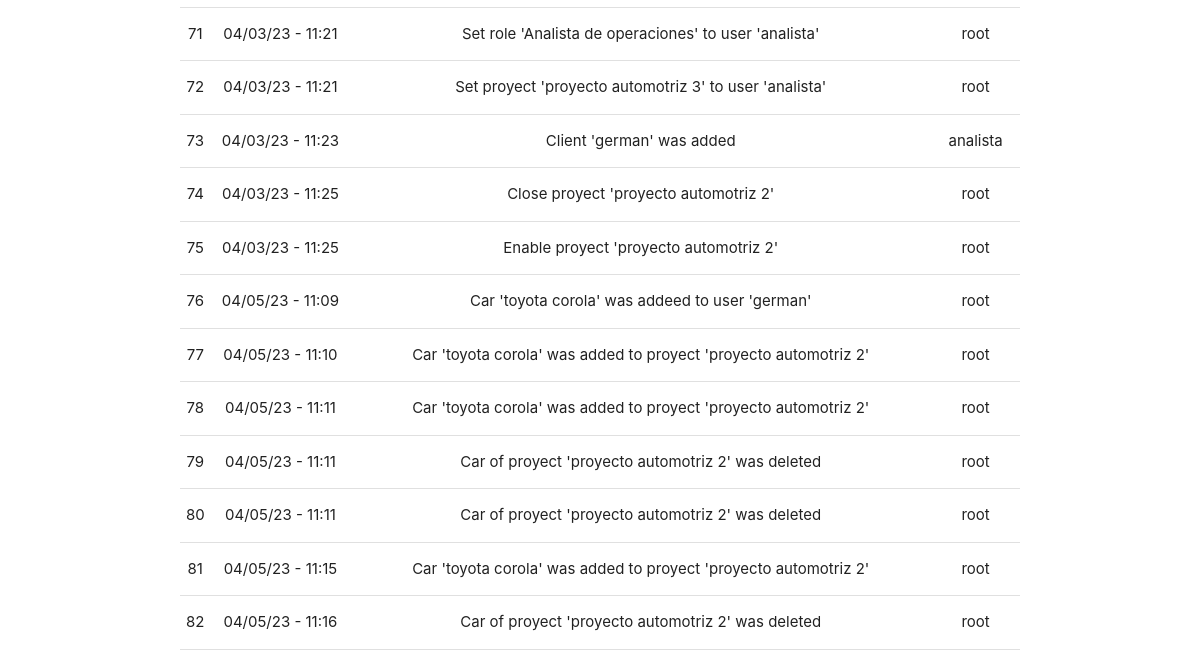
The app's page /logger (signed in, lower part), older data.
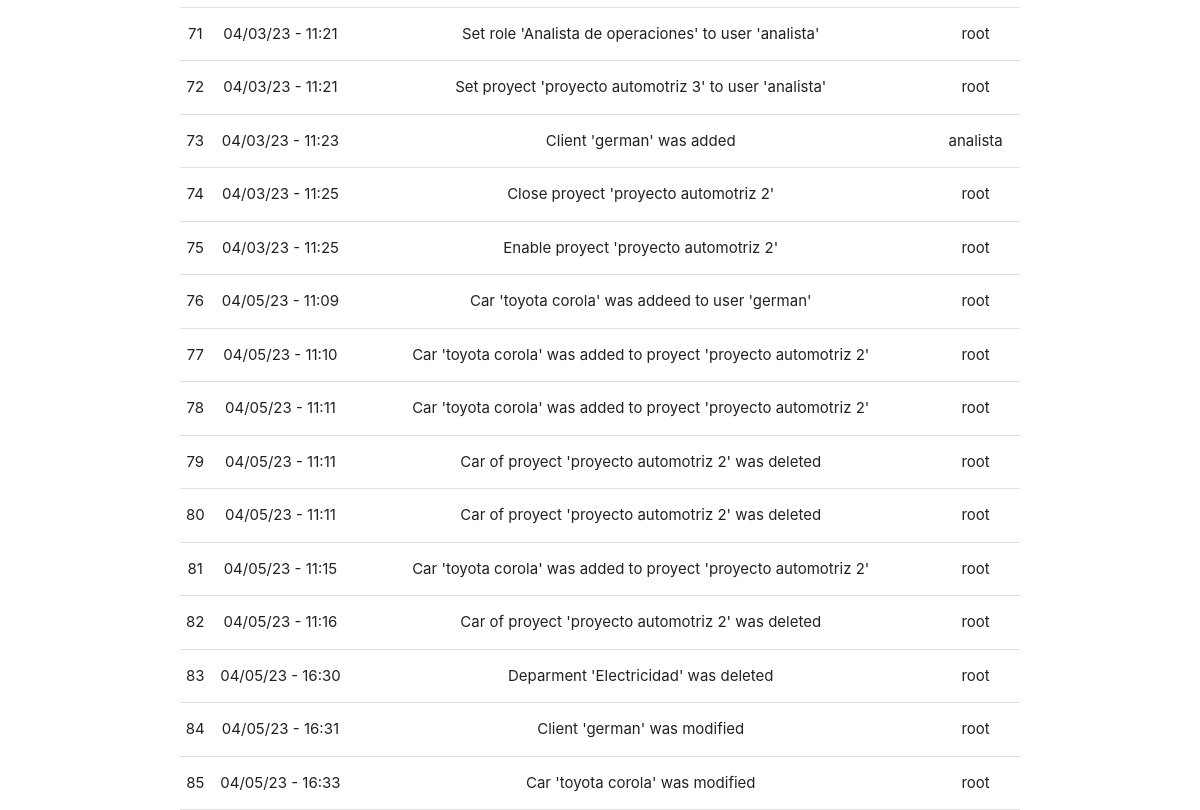
The same page, newer data.
### tables this page shows
CREATE TABLE logger (
    id INTEGER PRIMARY KEY AUTOINCREMENT,
    event TEXT NOT NULL,
    date TEXT NOT NULL,
    user TEXT NOT NULL
);

### app/logger.py (the view, shortened to what this page needs)
@bp.route('/logger', methods=('POST', 'GET'))
@login_required
def logger_index():
    db = get_db()
    logs = db.execute(
        'SELECT * FROM logger'
    ).fetchall()
    if g.user['roleId'] != 1:
        logs = db.execute(
            'SELECT * FROM logger WHERE user = ?',
            (g.user['username'],)
        ).fetchall()
    return render_template('index/logger/loggerIndex.html', logs = utilities.dataForLoggerTable(logs))

### app/auth.py (called while the page is built)
@bp.before_app_request
def load_logged_in_user():
    user_id = session.get('user_id')
    if user_id is None:
        g.user = None
    else:
        g.user = get_db().execute(
            "SELECT * FROM user WHERE id = ?",
            (user_id,)
        ).fetchone()

def login_required(view):
    @functools.wraps(view)
    def wrapped_view(**kwargs):
        if g.user is None:
            return redirect(url_for('auth.login'))
        return view(**kwargs)
    return wrapped_view

### app/db.py (called while the page is built)
def get_db():
    if 'db' not in g:
        g.db = sqlite3.connect(
            current_app.config['DATABASE'],
            detect_types = sqlite3.PARSE_DECLTYPES
        )
        g.db.row_factory = sqlite3.Row
    return g.db

### app/utilities.py (called while the page is built)
def dataForLoggerTable(logs):
    data = []
    for log in logs:
        data.append(
            {
                'id': log['id'],
                'date': log['date'],
                'event': log['event'],
                'user': log['user']
            }
        )
    return data

### app/templates/index/logger/loggerIndex.html (shortened to what this page needs)
{% extends 'base.html' %}
{% block content %}
<table class="centered">
  <tbody>
    {% for log in logs %}
      <tr>
        <td>{{ log['id'] }}</td>
        <td>{{ log['date'] }}</td>
        <td>{{ log['event'] }}</td>
        <td>{{ log['user'] }}</td>
       </tr>
     {% endfor %}
  </tbody>
</table>
{% endblock %}

### app/templates/base.html (shortened to what this page needs)
<!DOCTYPE html>
<link rel="stylesheet" href="{{ url_for('static', filename='materialize.css') }}">
<link rel="stylesheet" href="{{ url_for('static', filename='style.css') }}">
<section class="content container center-align">
    {% block content %}{% endblock %}
</section>

Row changes from the older to the newer data that the page shows:
added logger: id "83", date "04/05/23 - 16:30", event "Deparment 'Electricidad' was deleted", user "root"
added logger: id "84", date "04/05/23 - 16:31", event "Client 'german' was modified", user "root"
added logger: id "85", date "04/05/23 - 16:33", event "Car 'toyota corola' was modified", user "root"
